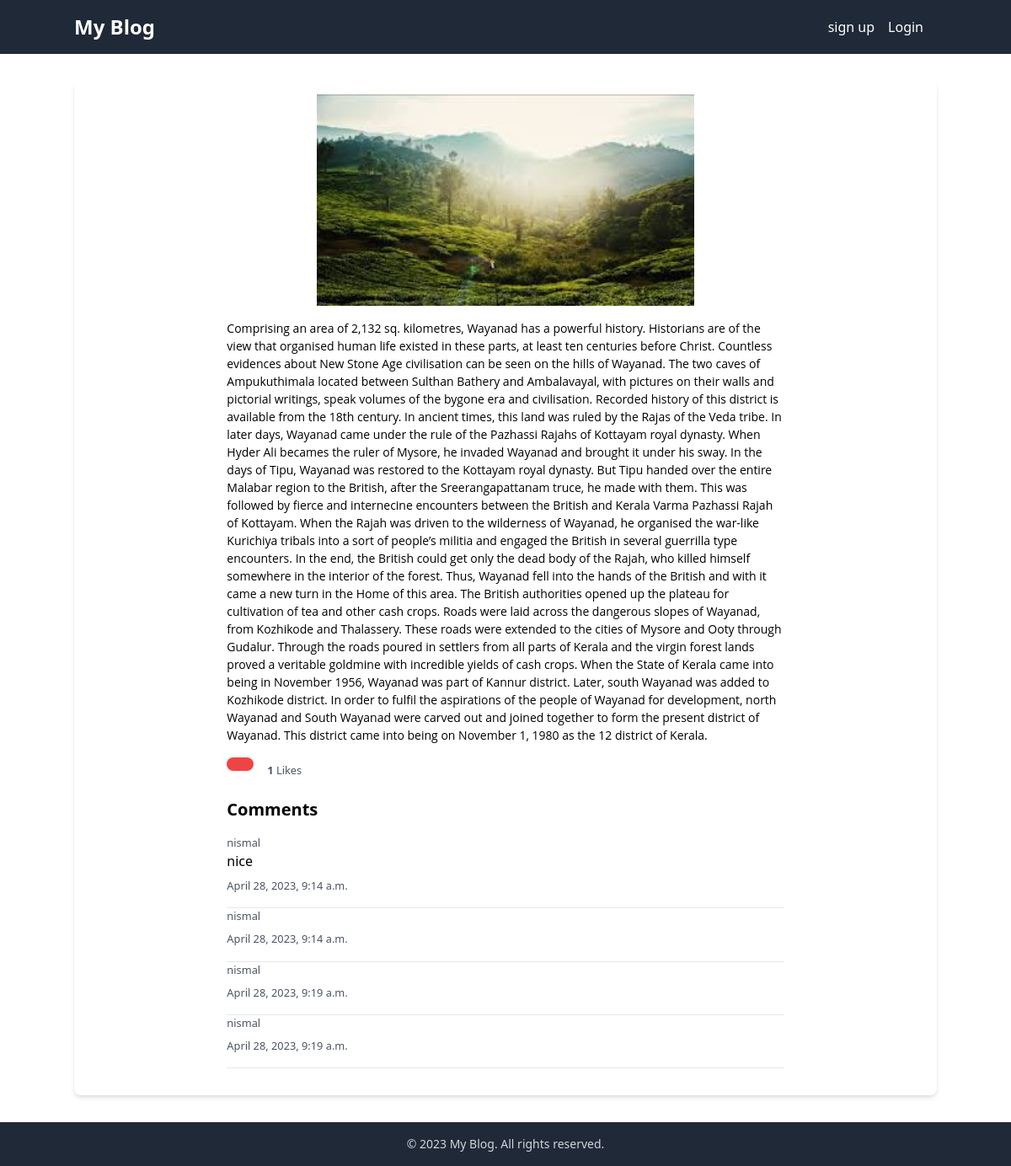
Screenshot of /blog-details/2 with the database file from the repository.
### core/models.py (models this page shows, shortened)
class BlogModel(models.Model):
    title = models.CharField(max_length=1000)
    user = models.ForeignKey(User, blank=True, null=True, on_delete=models.CASCADE)
    content = FroalaField(null=True, blank=True)
    image = models.ImageField(upload_to='blog',null=True,default='def.jpg')
    created_at = models.DateTimeField(auto_now_add=True)
    upload_to = models.DateTimeField(auto_now=True)
    likes = models.ManyToManyField(User,related_name='post')
    class Meta:
        ordering = ['-created_at', ]

class Comment(models.Model):
    post = models.ForeignKey(BlogModel, related_name='comments', on_delete=models.CASCADE)
    name = models.ForeignKey(User, on_delete=models.CASCADE)
    body = models.TextField(null=False,blank=False)
    date_added = models.DateTimeField(auto_now_add=True)

### core/views.py (the view, shortened to what this page needs)
# urls.py: path('blog-details/<id>', views.blog_details, name='blog-details'),
def blog_details(request, id):
    try:
        blog_obj = BlogModel.objects.filter(id=id).first()
        comments = Comment.objects.filter(post=id)
        msg = False
        if request.user.is_authenticated:
            user = request.user
            if blog_obj.likes.filter(id=user.id).exists():
                msg = True
    except Exception as e:
        print(e)
    context = {'blog_obj': blog_obj,'comments':comments,'msg':msg}
    return render(request, 'blog_detail.html', context)

### templates/blog_detail.html (shortened to what this page needs)
{% extends "base.html" %}
{% block start %}
<section class="bg-white py-8">
    <div class="container mx-auto p-4 shadow-md rounded-lg">
        <div class="text-center">
            <img class="w-full max-w-md mx-auto mb-4" src="/media/{{blog_obj.image}}" alt="">
        </div>
        <div class="mx-auto lg:w-8/12 md:w-10/12">
            <div class="text-content mb-4">
                {{blog_obj.content|safe}}
            </div>
            <div class="flex items-center mb-4">
                <form method="POST" class="mr-4">
                    {% if msg %}
                    <button class="bg-red-500 text-white rounded-full px-4 py-2 focus:outline-none hover:bg-red-600">
                        <i class="bi bi-heart-fill text-xl"></i>
                    </button>
                    {% else %}
                    <button class="bg-red-500 text-white rounded-full px-4 py-2 focus:outline-none hover:bg-red-600">
                    </button>
                    {% endif %}
                </form>
                <small class="text-gray-600"><b>{{blog_obj.likes.count}}</b> Likes</small>
            </div>
            <div class="mb-4">
                <h6 class="text-xl font-semibold">Comments</h6>
            </div>
            <div class="max-h-300px overflow-auto w-250px mb-4">
                {% for comment in comments %}
                <div class="mb-4">
                    <small class="text-gray-600">{{comment.name}}</small>
                    <p class="mb-2">{{comment.body}}</p>
                    <small class="text-gray-600">{{comment.date_added}}</small>
                </div>
                <hr class="border-t border-gray-200">
                {% endfor %}
            </div>
        </div>
    </div>
</section>
{% endblock %}

### rows the page displays
BlogModel: image (picture), content "Comprising an area of 2,132 sq. kilometres, Wayanad has a powerful history. Historians are of the view that organised human life existed in these parts, at least ten centuries before Christ. Countless evidences about New Stone Age civilisation can be seen on the hills of Wayanad. The two caves of Ampukuthimala located between Sulthan Bathery and Ambalavayal, with pictures on their walls and pictorial writings, speak volumes of the bygone era and civilisation. Recorded history of this district is available from the 18th century. In ancient times, this land was ruled by the Rajas of the Veda tribe. In later days, Wayanad came under the rule of the Pazhassi Rajahs of Kottayam royal dynasty.…", likes.count "1"
Comment: name "nismal", body "nice", date_added "April 28, 2023, 9:14 a.m."
Comment: name "nismal", date_added "April 28, 2023, 9:14 a.m."
Comment: name "nismal", date_added "April 28, 2023, 9:19 a.m."
Comment: name "nismal", date_added "April 28, 2023, 9:19 a.m."
